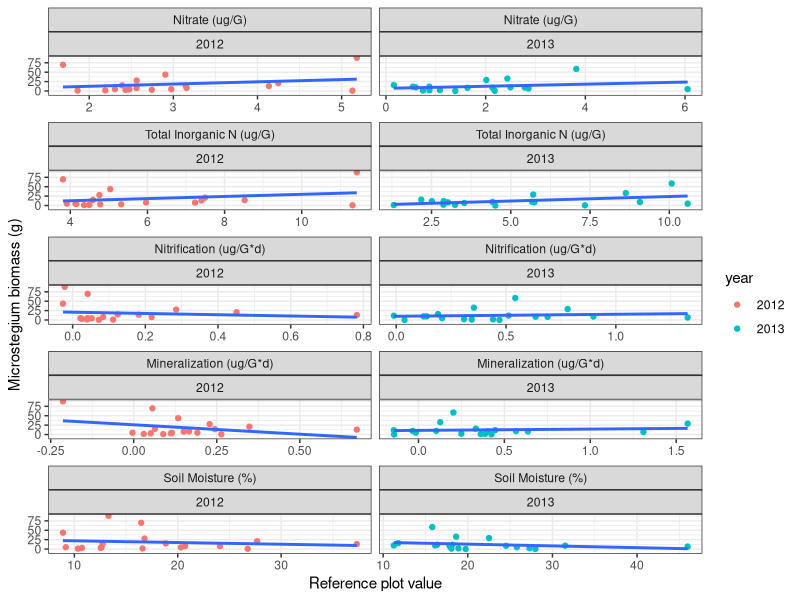

Reproduce this figure in R. (Note: this script raises an error after producing the figure.)
#question1.R
#files needed: tab-delim files in 'e8DataPackage_080314_clean' folder
#question1: How does invader biomass vary across resource availability?

#########################################################
#load data

#soil data (sd)
sd<-read.table("e8DataPackage_080314_clean/e8_plothalfSoilData_clean.txt",header=TRUE,sep="\t")
sd_dic<-read.table("e8DataPackage_080314_clean/e8_plothalfSoilData_dictionary_clean.txt",header=TRUE,sep="\t")

#veg data (vd)
vd<-read.table("e8DataPackage_080314_clean/e8_plothalfVegData_clean.txt",header=TRUE,sep="\t")
vd_dic<-read.table("e8DataPackage_080314_clean/e8_plothalfVegData_dictionary_clean.txt",header=TRUE,sep="\t")


#########################################################
#Make dataframe to plot: invader biomass vs native subplot resource availability
library(dplyr)

#pull out just the invaded rows of data
vdt1<-filter(vd,inv == "I")
#make a df with just 2012 and 2013 data
vdt2<-filter(vdt1,year != "2011")
dim(vdt2)

#pull out just the native rows of data
sdt1<-filter(sd,inv == "N") 
#make a df for the top depth
sdt2<-filter(sdt1,depth == "T") 
dim(sdt2)

#merge the veg and soil dfs by plotid
test<-cbind(sdt2[,'plotid'],vdt2[,'plotid'])
test #are plotid rows aligned? yes.
colnames(sdt2); colnames(vdt2)

sv<-cbind(sdt2[,c(1,3:16)], yrplotname=sdt2[,18], vdt2[,7:11], total=vdt2[,16])
View(sv)

#########################################################
#Invader biomass vs native subplot resource availability... color points by year

library(ggplot2); theme_set(theme_bw())

#reshape
colnames(sv)
sv1<-sv[,c(1,8,9,11,12,13,17)]
library(reshape2)
sv2<-melt(sv1, measure.var=c('noi','toti','nitrifd','minzd','soilmoi'))
sv2$year<-as.factor(sv2$year)

#rename variables
sv2s <- sv2
levels(sv2s$variable)[levels(sv2s$variable)=="noi"] <- "Nitrate (ug/G)"
levels(sv2s$variable)[levels(sv2s$variable)=="toti"] <- "Total Inorganic N (ug/G)"
levels(sv2s$variable)[levels(sv2s$variable)=="nitrifd"] <- "Nitrification (ug/G*d)"
levels(sv2s$variable)[levels(sv2s$variable)=="minzd"] <- "Mineralization (ug/G*d)"
levels(sv2s$variable)[levels(sv2s$variable)=="soilmoi"] <- "Soil Moisture (%)"

s<-ggplot(sv2s,aes(sv2s, x=value, y = mv)) + 
  geom_point(aes(color=year)) +
  facet_wrap(~variable+year, scales='free_x', ncol=2) +
  xlab("Reference plot value") + ylab("Microstegium biomass (g)") +
  geom_smooth(method='lm',se=F)
s


##########################
#linear model
colnames(sv1)
sv12<-sv1[year==2012,]
sv13<-sv1[year==2013,]

#Fxns to use within loop
GetPvals<-function(fit){
  store<-numeric(0)
  
  pvalx<-summary(fit)$coefficients[2,4]
  r2<-summary(fit)$r.squared
  
  row<-c(pvalx, r2)
  store<-rbind(store,row)
  colnames(store)<-c('pvalx','r2')
  
  return(store)
}
GetCoefs<-function(fit){
  store<-numeric(0)
  
  int<-summary(fit)$coefficients[1,1]
  coefx<-summary(fit)$coefficients[2,1]
  
  row<-c(int, coefx)
  store<-rbind(store,row)
  colnames(store)<-c('int', 'coefx')
  
  return(store)
}

#Fxn to calc pvals and coefs
AnotherFxn<-function(data){
  xvars<-colnames(data)[2:6]
  store<-numeric(0)
  i<-0
  for (i in 1:length(xvars)){
    x<-sv1[,i+1]
    y<-sv1[,'mv']
    df<-data.frame(x,y)
    fit<-lm(y ~ x, df)
    pvals<-GetPvals(fit)
    coefs<-GetCoefs(fit)
    row<-c(pvals,coefs)
    store<-rbind(store,row)
  }
  return(store)
}

#Do it!
result12<-AnotherFxn(sv12)
colnames(result12)<-c('pvalx','r2','int', 'coefx')
result12

result13<-AnotherFxn(sv13)
colnames(result13)<-c('pvalx','r2','int', 'coefx')
result13
